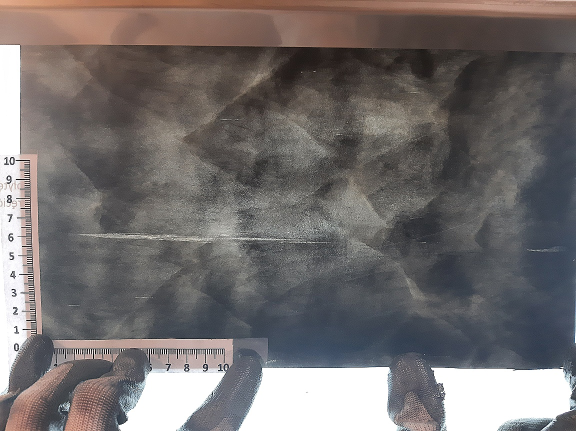
#> input picture OpenCV course/1_newScaleSharp.jpg, 1152 x 862 px, given in place of image.jpg, which was not available (shown at 1/2 size)
$ python blendImages.py
#> lines starting #> are read from the running program, lines starting #| are printed output that depends on the picture; pictures that were not available may be replaced by others from this repository, and a replacement may not be noted
import cv2

img = cv2.imread("image.jpg", cv2.IMREAD_COLOR)
#> img is the input picture: shape (862, 1152, 3); mean B, G, R 109.9, 110.7, 115.6
resized = cv2.resize(img, (800, 800))
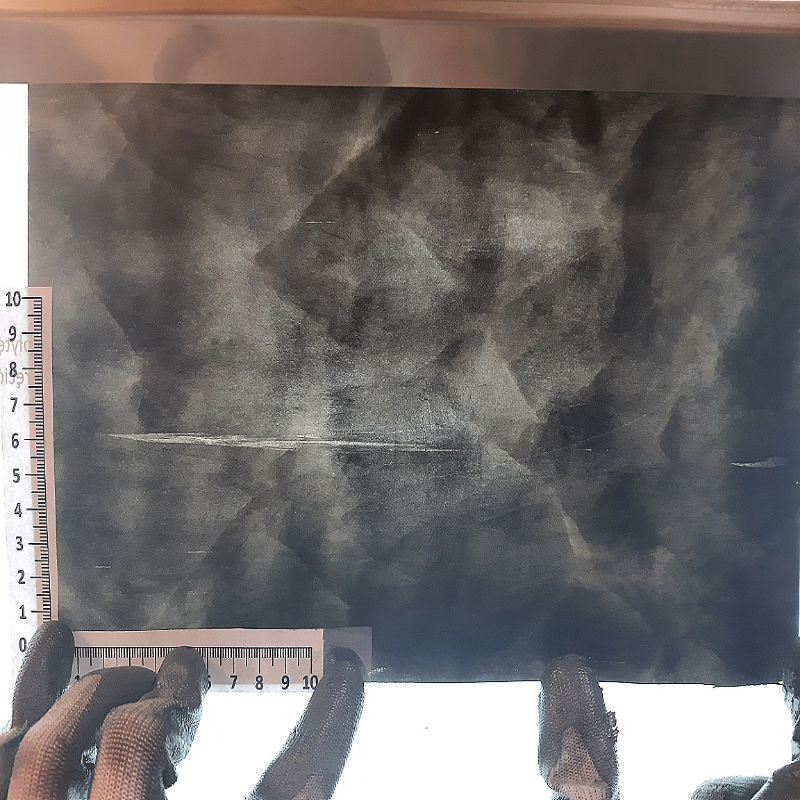
#> resized: shape (800, 800, 3); mean B, G, R 109.8, 110.6, 115.5

img1 = cv2.imread("image1.jpg", cv2.IMREAD_COLOR)
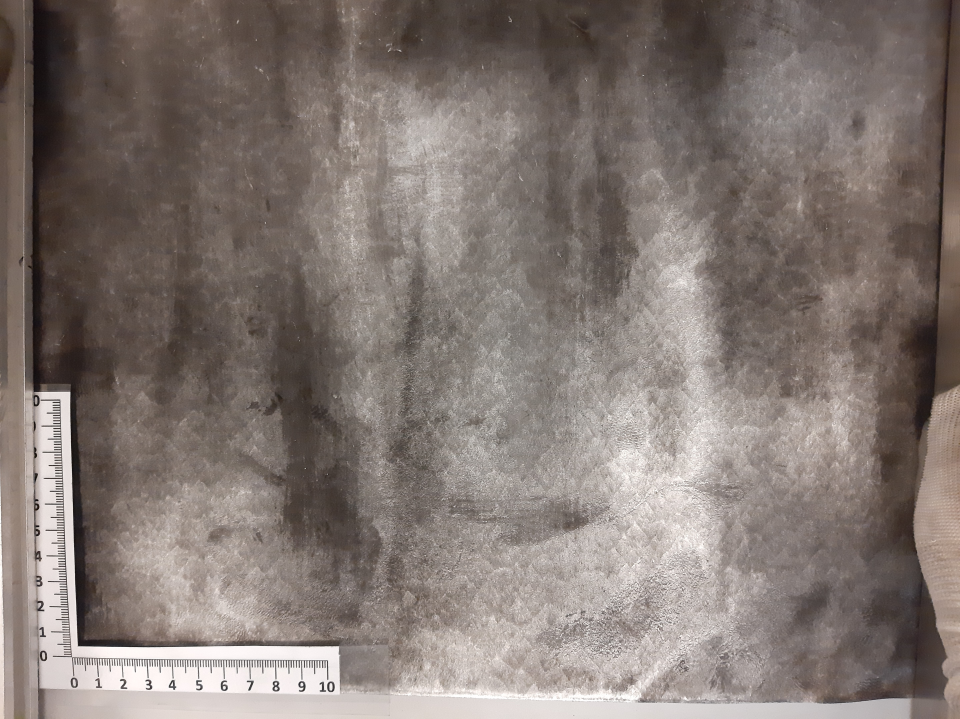
#> input picture OpenCV course/image1.jpg, 5760 x 4312 px (shown at 1/6 size)
#> img1 is the input picture: shape (4312, 5760, 3); mean B, G, R 114.6, 120, 130.7
resized1 = cv2.resize(img1, (800, 800))
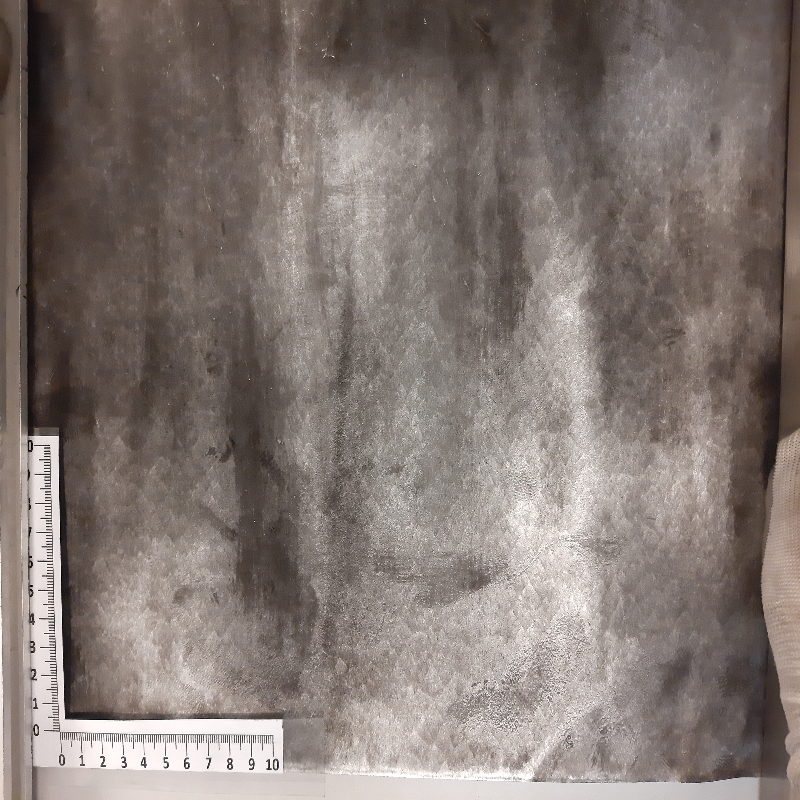
#> resized1: shape (800, 800, 3); mean B, G, R 114.5, 119.9, 130.6


blended_img = cv2.addWeighted(resized,1, resized1, 0.5, 0.0)
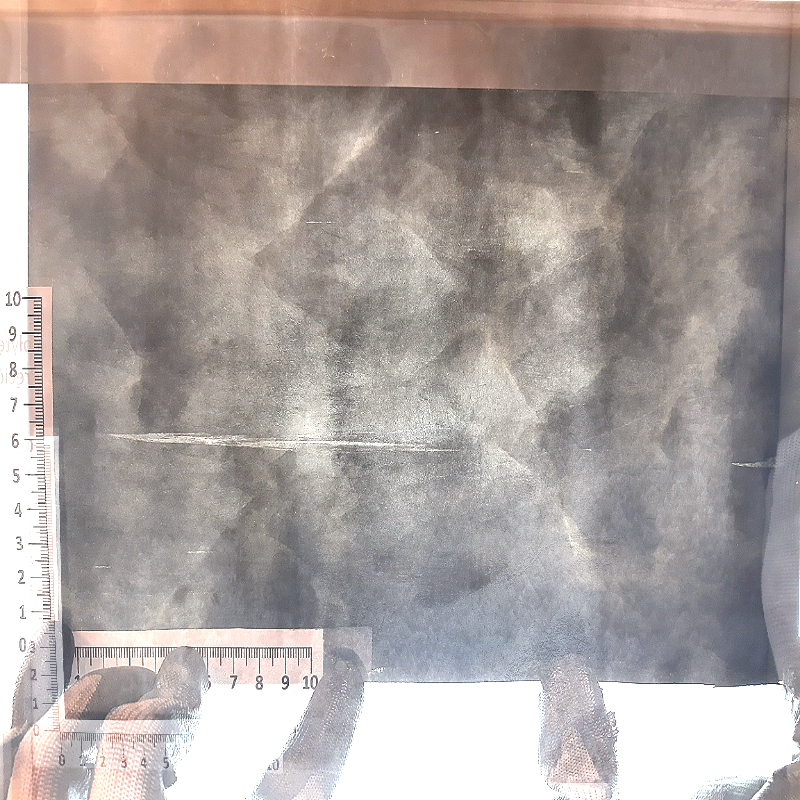
#> blended_img: shape (800, 800, 3); mean B, G, R 159.2, 162.3, 171.6


cv2.imshow("blended", blended_img)
cv2.waitKey(0)
cv2.destroyAllWindows()
